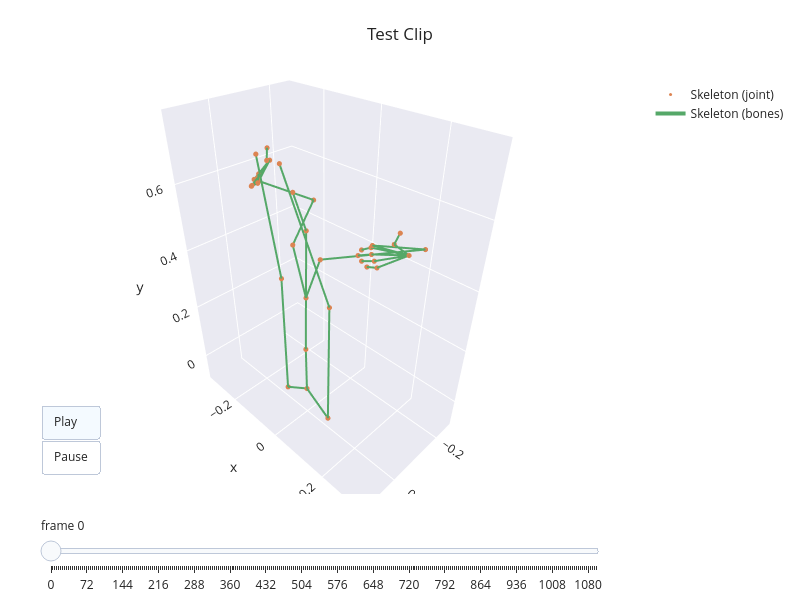

The notebook cell saved with this chart:
### Markdown cell above
---
## Skeleton!

### Code cell
quats = {}
for name, track in tracks.items():
    if track["type"] == "quaternion":
        quats[name.replace(".quaternion", "")] = track["values"]

order, P, bones = forward_kinematics(quats)

ap = AnimatedPlotter(
    title="Test Clip",
    width=800, height=600, 
    margin={"t": 80, "b": 10, "l": 10, "r": 10},
    scene={"aspectmode": "data"},
    scene_camera={"up": {"x": 0, "y": 1, "z": 0}},
    fps=60, stride=4
    )
ap.add_skeleton(P, bones, names=order, joint_size=3, bone_width=4)
ap.show()
